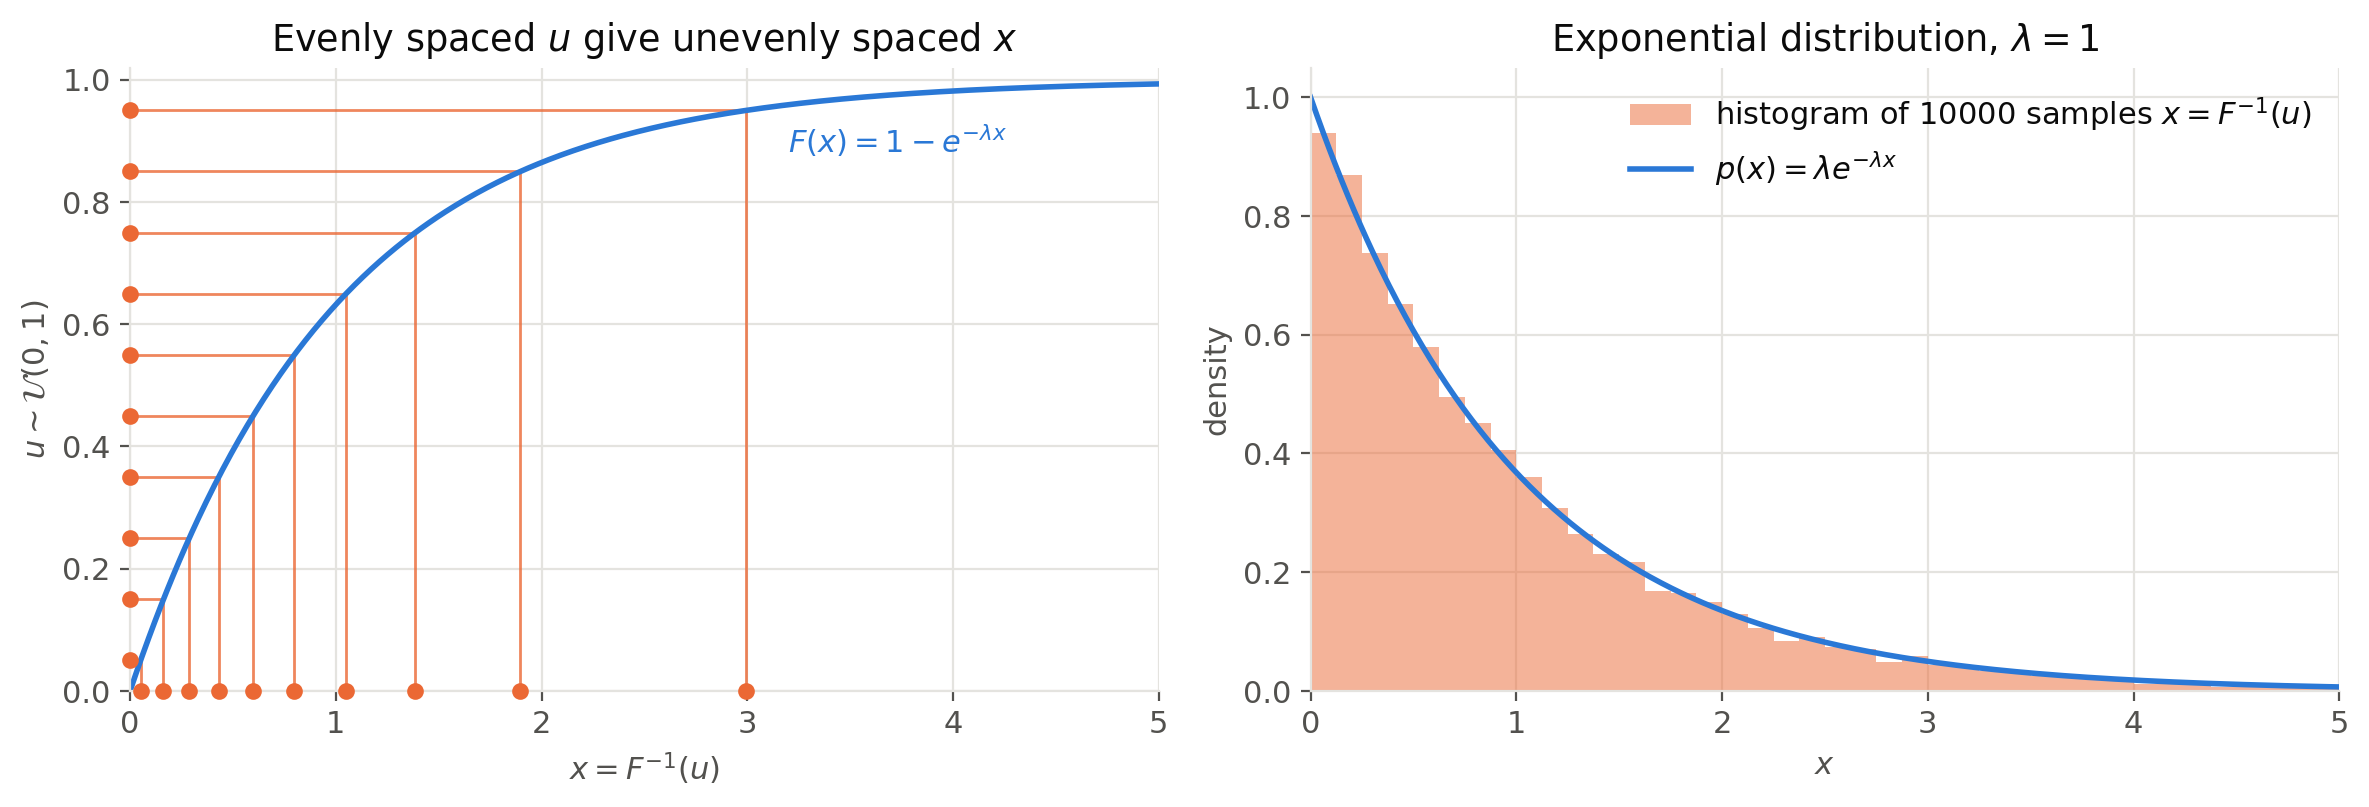

Source code (Python):
"""Inverse transform sampling of the exponential distribution (Monte Carlo chapter).

Run from anywhere: `python src/img/inverse-transform.py` writes `inverse-transform.png` next to this file.
"""

from pathlib import Path

import matplotlib.pyplot as plt
import numpy as np

lam = 1.0
N = 10000

rng = np.random.default_rng(42)
samples = -np.log(1 - rng.uniform(0, 1, N)) / lam

# Evenly spaced quantiles for the left panel: equal steps in u give unequal steps in x
u_grid = np.arange(0.05, 1.0, 0.1)
x_grid = -np.log(1 - u_grid) / lam

x = np.linspace(0, 5, 500)
pdf = lam * np.exp(-lam * x)
cdf = 1 - np.exp(-lam * x)

# Palette: categorical slots 1-2 of the dataviz reference palette, plus text/grid tokens
DIST, SAMPLE = "#2a78d6", "#eb6834"
TEXT, MUTED, GRID = "#0b0b0b", "#52514e", "#e4e3df"

plt.rcParams.update({
    "font.size": 11,
    "text.color": TEXT,
    "axes.labelcolor": MUTED,
    "xtick.color": MUTED,
    "ytick.color": MUTED,
    "axes.edgecolor": GRID,
})

fig, (ax1, ax2) = plt.subplots(1, 2, figsize=(12, 4.2))

# Left: from u on the y-axis to x = F^{-1}(u) on the x-axis
for u, xi in zip(u_grid, x_grid):
    ax1.plot([0, xi, xi], [u, u, 0], color=SAMPLE, lw=1, alpha=0.8)
ax1.plot(x, cdf, color=DIST, lw=2)
ax1.scatter(np.zeros_like(u_grid), u_grid, color=SAMPLE, s=25, zorder=3, clip_on=False)
ax1.scatter(x_grid, np.zeros_like(x_grid), color=SAMPLE, s=25, zorder=3, clip_on=False)
ax1.text(3.2, 0.88, "$F(x) = 1 - e^{-\\lambda x}$", color=DIST)
ax1.set_xlim(0, 5)
ax1.set_ylim(0, 1.02)
ax1.set_xlabel("$x = F^{-1}(u)$")
ax1.set_ylabel("$u \\sim \\mathcal{U}(0, 1)$")
ax1.set_title("Evenly spaced $u$ give unevenly spaced $x$", color=TEXT)

# Right: histogram of the samples against the pdf
ax2.hist(samples, bins=np.linspace(0, 5, 41), density=True, color=SAMPLE, alpha=0.5, lw=0,
         label=f"histogram of {N} samples $x = F^{{-1}}(u)$")
ax2.plot(x, pdf, color=DIST, lw=2, label="$p(x) = \\lambda e^{-\\lambda x}$")
ax2.set_xlim(0, 5)
ax2.set_xlabel("$x$")
ax2.set_ylabel("density")
ax2.set_title(f"Exponential distribution, $\\lambda = {lam:g}$", color=TEXT)
ax2.legend(frameon=False, loc="upper right")

for ax in (ax1, ax2):
    ax.grid(color=GRID, lw=0.8)
    ax.set_axisbelow(True)
    for side in ["top", "right"]:
        ax.spines[side].set_visible(False)

fig.tight_layout()
fig.savefig(Path(__file__).with_suffix(".png"), dpi=200, bbox_inches="tight", facecolor="white")
